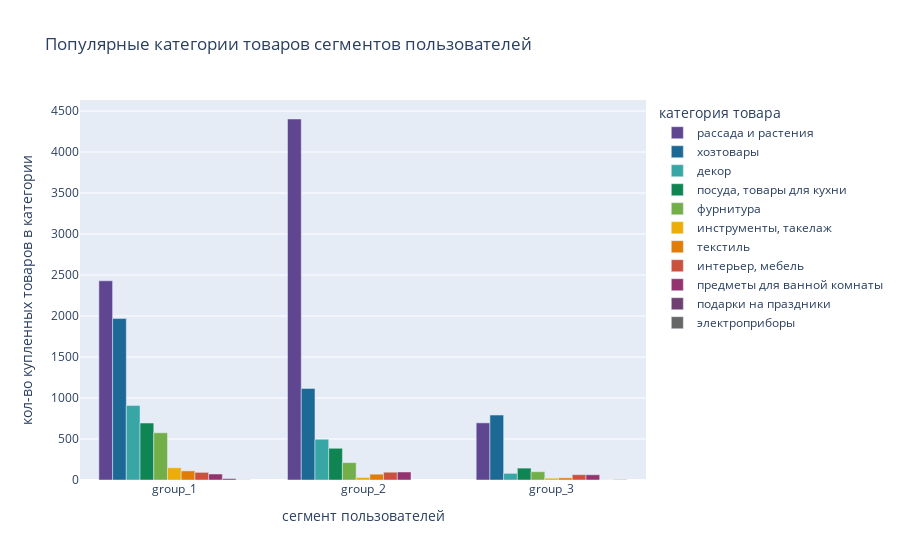

Notebook cell for this chart:
### Code cell
fig = px.bar(pop_category,
       x='major_group',
       y='quantity',
       color='category_product',
       barmode='group',
       color_discrete_sequence=px.colors.qualitative.Prism,
       labels=dict(quantity='кол-во купленных товаров в категории',
                   major_group='сегмент пользователей',
                   category_product='категория товара'),
       title='Популярные категории товаров сегментов пользователей',
       )
iplot(fig)

### Figure 1 — Plotly figure (JSON) as saved in the notebook; plotly's stock layout.template omitted (floating-point values rounded to 4 significant figures)
{"data": [{"alignmentgroup": "True", "hovertemplate": "категория товара=рассада и растения<br>сегмент пользователей=%{x}<br>кол-во купленных товаров в категории=%{y}<extra></extra>", "legendgroup": "рассада и растения", "marker": {"color": "rgb(95, 70, 144)", "pattern": {"shape": ""}}, "name": "рассада и растения", "offsetgroup": "рассада и растения", "orientation": "v", "showlegend": true, "textposition": "auto", "type": "bar", "x": ["group_1", "group_2", "group_3"], "xaxis": "x", "y": [2430, 4403, 697], "yaxis": "y"}, {"alignmentgroup": "True", "hovertemplate": "категория товара=хозтовары<br>сегмент пользователей=%{x}<br>кол-во купленных товаров в категории=%{y}<extra></extra>", "legendgroup": "хозтовары", "marker": {"color": "rgb(29, 105, 150)", "pattern": {"shape": ""}}, "name": "хозтовары", "offsetgroup": "хозтовары", "orientation": "v", "showlegend": true, "textposition": "auto", "type": "bar", "x": ["group_1", "group_2", "group_3"], "xaxis": "x", "y": [1969, 1117, 792], "yaxis": "y"}, {"alignmentgroup": "True", "hovertemplate": "категория товара=декор<br>сегмент пользователей=%{x}<br>кол-во купленных товаров в категории=%{y}<extra></extra>", "legendgroup": "декор", "marker": {"color": "rgb(56, 166, 165)", "pattern": {"shape": ""}}, "name": "декор", "offsetgroup": "декор", "orientation": "v", "showlegend": true, "textposition": "auto", "type": "bar", "x": ["group_1", "group_2", "group_3"], "xaxis": "x", "y": [908, 497, 81], "yaxis": "y"}, {"alignmentgroup": "True", "hovertemplate": "категория товара=посуда, товары для кухни<br>сегмент пользователей=%{x}<br>кол-во купленных товаров в категории=%{y}<extra></extra>", "legendgroup": "посуда, товары для кухни", "marker": {"color": "rgb(15, 133, 84)", "pattern": {"shape": ""}}, "name": "посуда, товары для кухни", "offsetgroup": "посуда, товары для кухни", "orientation": "v", "showlegend": true, "textposition": "auto", "type": "bar", "x": ["group_1", "group_2", "group_3"], "xaxis": "x", "y": [695, 387, 145], "yaxis": "y"}, {"alignmentgroup": "True", "hovertemplate": "категория товара=фурнитура<br>сегмент пользователей=%{x}<br>кол-во купленных товаров в категории=%{y}<extra></extra>", "legendgroup": "фурнитура", "marker": {"color": "rgb(115, 175, 72)", "pattern": {"shape": ""}}, "name": "фурнитура", "offsetgroup": "фурнитура", "orientation": "v", "showlegend": true, "textposition": "auto", "type": "bar", "x": ["group_1", "group_2", "group_3"], "xaxis": "x", "y": [576, 212, 101], "yaxis": "y"}, {"alignmentgroup": "True", "hovertemplate": "категория товара=инструменты, такелаж<br>сегмент пользователей=%{x}<br>кол-во купленных товаров в категории=%{y}<extra></extra>", "legendgroup": "инструменты, такелаж", "marker": {"color": "rgb(237, 173, 8)", "pattern": {"shape": ""}}, "name": "инструменты, такелаж", "offsetgroup": "инструменты, такелаж", "orientation": "v", "showlegend": true, "textposition": "auto", "type": "bar", "x": ["group_1", "group_2", "group_3"], "xaxis": "x", "y": [149, 31, 22], "yaxis": "y"}, {"alignmentgroup": "True", "hovertemplate": "категория товара=текстиль<br>сегмент пользователей=%{x}<br>кол-во купленных товаров в категории=%{y}<extra></extra>", "legendgroup": "текстиль", "marker": {"color": "rgb(225, 124, 5)", "pattern": {"shape": ""}}, "name": "текстиль", "offsetgroup": "текстиль", "orientation": "v", "showlegend": true, "textposition": "auto", "type": "bar", "x": ["group_1", "group_2", "group_3"], "xaxis": "x", "y": [111, 71, 26], "yaxis": "y"}, {"alignmentgroup": "True", "hovertemplate": "категория товара=интерьер, мебель<br>сегмент пользователей=%{x}<br>кол-во купленных товаров в категории=%{y}<extra></extra>", "legendgroup": "интерьер, мебель", "marker": {"color": "rgb(204, 80, 62)", "pattern": {"shape": ""}}, "name": "интерьер, мебель", "offsetgroup": "интерьер, мебель", "orientation": "v", "showlegend": true, "textposition": "auto", "type": "bar", "x": ["group_1", "group_2", "group_3"], "xaxis": "x", "y": [93, 95, 65], "yaxis": "y"}, {"alignmentgroup": "True", "hovertemplate": "категория товара=предметы для ванной комнаты<br>сегмент пользователей=%{x}<br>кол-во купленных товаров в категории=%{y}<extra></extra>", "legendgroup": "предметы для ванной комнаты", "marker": {"color": "rgb(148, 52, 110)", "pattern": {"shape": ""}}, "name": "предметы для ванной комнаты", "offsetgroup": "предметы для ванной комнаты", "orientation": "v", "showlegend": true, "textposition": "auto", "type": "bar", "x": ["group_1", "group_2", "group_3"], "xaxis": "x", "y": [73, 98, 64], "yaxis": "y"}, {"alignmentgroup": "True", "hovertemplate": "категория товара=подарки на праздники<br>сегмент пользователей=%{x}<br>кол-во купленных товаров в категории=%{y}<extra></extra>", "legendgroup": "подарки на праздники", "marker": {"color": "rgb(111, 64, 112)", "pattern": {"shape": ""}}, "name": "подарки на праздники", "offsetgroup": "подарки на праздники", "orientation": "v", "showlegend": true, "textposition": "auto", "type": "bar", "x": ["group_1", "group_3"], "xaxis": "x", "y": [17, 1], "yaxis": "y"}, {"alignmentgroup": "True", "hovertemplate": "категория товара=электроприборы<br>сегмент пользователей=%{x}<br>кол-во купленных товаров в категории=%{y}<extra></extra>", "legendgroup": "электроприборы", "marker": {"color": "rgb(102, 102, 102)", "pattern": {"shape": ""}}, "name": "электроприборы", "offsetgroup": "электроприборы", "orientation": "v", "showlegend": true, "textposition": "auto", "type": "bar", "x": ["group_1", "group_3"], "xaxis": "x", "y": [2, 4], "yaxis": "y"}], "layout": {"barmode": "group", "legend": {"title": {"text": "категория товара"}, "tracegroupgap": 0}, "title": {"text": "Популярные категории товаров сегментов пользователей"}, "xaxis": {"anchor": "y", "domain": [0, 1], "title": {"text": "сегмент пользователей"}}, "yaxis": {"anchor": "x", "domain": [0, 1], "title": {"text": "кол-во купленных товаров в категории"}}}}
